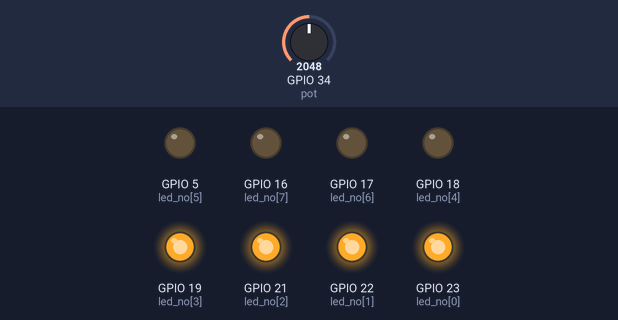
Bench run of a program on a simulated ESP32 board running MicroPython. Parts: output pins drawn as LEDs (lit = HIGH). The inputs (shaded band) are chosen by the test bench; at power-on: GPIO 34 (pot) = 2048 (analog values on the 0–4095 scale). The interpreter's speed is modelled, so counts of loop turns are approximate.

Above: at 1.2 s.
1.3 s: GPIO 34 (pot) set to 2525
2.8 s: GPIO 34 (pot) set to 2631
At 4.0 s:
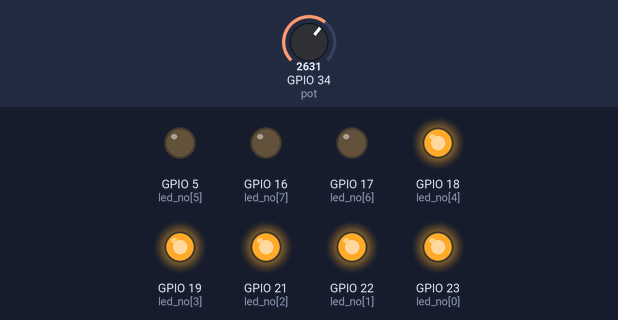
4.3 s: GPIO 34 (pot) set to 2047
At 5.4 s:
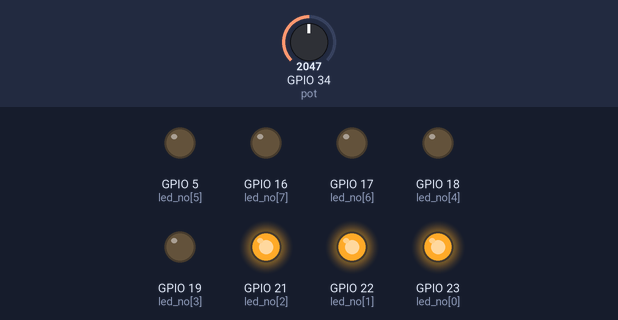
5.8 s: GPIO 34 (pot) set to 3603
At 6.5 s:
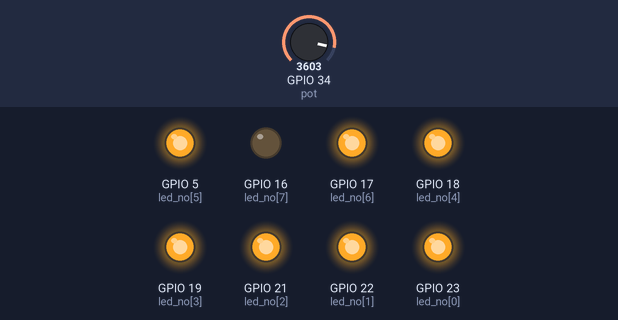
Timing chart, 0 to 8.3 s (numbered marks = the images above; inputs shaded):
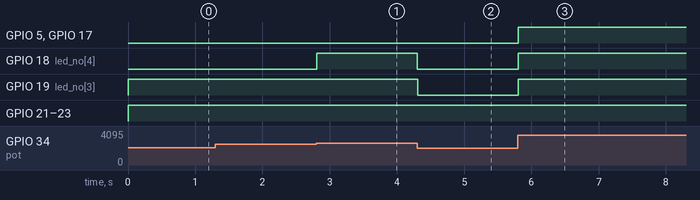

The program:

bolum2_u26_adcbargraffiltre.py
```python
from machine import *
import time
led_no = [23, 22, 21, 19, 18, 5, 17, 16]
led = [] # boş liste oluştur
for i in led_no:
    led.append(Pin(i, Pin.OUT))

def map(x, in_min, in_max, out_min, out_max):
    return (x - in_min) * (out_max - out_min) / (in_max - in_min) + out_min

pot = ADC(Pin(34))
pot.atten(ADC.ATTN_11DB)

while True:
    pot_value = 0
    for i in range(0, 100):
        pot_value += pot.read()
    #toplam 100 ölçüm yap ve bunları topla
    pot_value /= 100
    #ölçümleri 100'e bölüp ortalamasını al
    bar_deger = int(map(pot_value, 0, 4095, 0, 8))
    # 0-4095 arası değeri 0-8 arası değere dönüştür
    for x in led:
        if bar_deger > 0:  # bar değeri kadar ledleri yak
            x.value(1)
            bar_deger -= 1
        else:
            x.value(0) # geri kalan ledleri sıfırla
            
```

Measured:
- the behaviour switches between 2559 and 2560 on GPIO 34 (pot) (found by bisection; images 0 and 1)
- after the input at 1.3 s, every drawn part: stays the same
- after the input at 2.8 s, GPIO 18 (led_no[4]): LOW → HIGH at once
- after the input at 4.3 s, GPIO 18 (led_no[4]), GPIO 19 (led_no[3]): HIGH → LOW at once
- after the input at 5.8 s, GPIO 5 (led_no[5]), GPIO 17 (led_no[6]), GPIO 18 (led_no[4]), GPIO 19 (led_no[3]): LOW → HIGH at once
